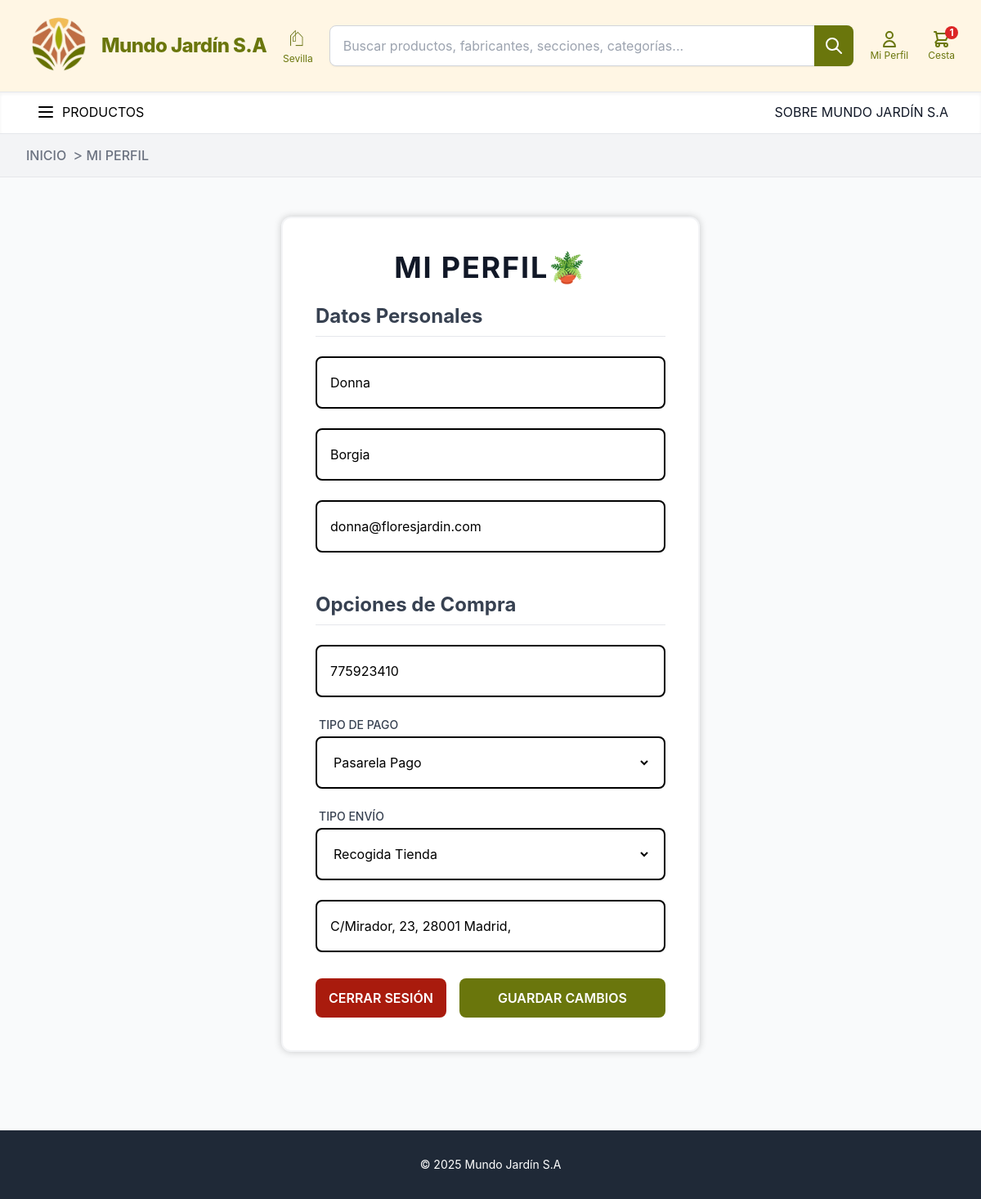
The page /perfil/ (signed in) on the database its author committed.
### home/models.py (models this page shows, shortened)
class Usuario(AbstractBaseUser, PermissionsMixin):
    nombre = models.CharField(max_length=200)
    apellidos = models.CharField(max_length=200)
    corre_electronico = models.EmailField(max_length=200, unique=True)
    password = models.CharField(max_length=128)
    objects = UsuarioManager()
    last_login = models.DateTimeField(null=True, blank=True)
    USERNAME_FIELD = 'corre_electronico'
    REQUIRED_FIELDS = ['nombre', 'apellidos']
    is_active = models.BooleanField(default=True)
    is_staff = models.BooleanField(default=False)
    is_superuser = models.BooleanField(default=False)
    @property
    def es_administrador(self):
        try:
            return self.administrador is not None
        except Administrador.DoesNotExist:
            return False

class UsuarioCliente(models.Model):
    usuario = models.OneToOneField(Usuario, on_delete=models.CASCADE)
    tipo_pago= models.CharField(max_length=20, choices=TipoPago.choices, default=TipoPago.PASARELA_PAGO)
    telefono = models.CharField(max_length=15, blank=True, null=True)
    direccion_envio = models.CharField(max_length=255, blank=True)
    tipo_envio= models.CharField(max_length=20, choices=TipoEnvio.choices, default=TipoEnvio.RECOGIDA_TIENDA)
    last_login = models.DateTimeField(null=True, blank=True)

### perfil/views.py (the view)
# urls.py: path('', views.mi_perfil, name='mi_perfil'),
@login_required
def mi_perfil(request):
    usuario_instancia = request.user
    if usuario_instancia.is_superuser or (hasattr(usuario_instancia, 'es_administrador') and usuario_instancia.es_administrador):
        messages.warning(request, "Eres Admin")
        return redirect('perfil:admin_perfil')
    perfil_cliente_instancia, creado = UsuarioCliente.objects.get_or_create(usuario=usuario_instancia)
    if request.method == 'POST':
        user_form = UsuarioForm(request.POST, instance=usuario_instancia)
        perfil_form = PerfilClienteForm(request.POST, instance=perfil_cliente_instancia)
        if user_form.is_valid() and perfil_form.is_valid():
            user_form.save()
            perfil_form.save()
            messages.success(request, "Perfil de Cliente actualizado correctamente.")
            return redirect('perfil:mi_perfil')
        else:
            messages.error(request, "Error al actualizar el perfil. Revisa los datos.")
    else:
        user_form = UsuarioForm(instance=usuario_instancia)
        perfil_form = PerfilClienteForm(instance=perfil_cliente_instancia)
    contexto_cliente = {
        'user_form': user_form,
        'perfil_form': perfil_form,
        'es_cliente': True,
    }
    return render(request, 'mi_perfil.html', contexto_cliente)

### perfil/forms.py
class UsuarioForm(forms.ModelForm):
    class Meta:
        model = Usuario
        fields = ('nombre', 'apellidos', 'corre_electronico')
        widgets = {
            'nombre': forms.TextInput(attrs={'placeholder': 'NOMBRE', 'class': 'w-full outline-none'}),
            'apellidos': forms.TextInput(attrs={'placeholder': 'APELLIDOS', 'class': 'w-full outline-none'}),
            'corre_electronico': forms.EmailInput(attrs={'placeholder': 'CORREO ELECTRÓNICO', 'class': 'w-full outline-none', 'readonly': 'readonly'}),
        }

class PerfilClienteForm(forms.ModelForm):
    class Meta:
        model = UsuarioCliente
        fields = ['telefono', 'tipo_pago', 'tipo_envio', 'direccion_envio']
        widgets = {
            'telefono': forms.TextInput(attrs={'placeholder': 'TELÉFONO', 'class': 'w-full outline-none'}),
            'direccion_envio': forms.TextInput(attrs={
                'placeholder': 'Ej: Calle Principal, 123, 28001 Madrid, España',
                'class': 'w-full outline-none border-none bg-transparent flex-1',
            }),
            'tipo_pago': forms.Select(attrs={'class': 'w-full outline-none border-none bg-transparent'}),
            'tipo_envio': forms.Select(attrs={'class': 'w-full outline-none border-none bg-transparent'}),
        }

### home/context_processors.py (called while the page is built)
def productos_en_cesta(request):
    total_items = 0
    if request.user.is_authenticated:
        try:
            cesta = CestaCompra.objects.get(usuario_cliente__usuario=request.user)
        except CestaCompra.DoesNotExist:
            cesta = None
    else:
        session_id = request.session.get("cesta_id")
        cesta = CestaCompra.objects.filter(session_id=session_id).first() if session_id else None
    if cesta:
        total_items = sum(item.cantidad for item in cesta.items.all())
    return {'total_items_cesta': total_items}

### perfil/templates/mi_perfil.html (shortened to what this page needs)
{% extends "base.html" %}
{% block breadcrumbs %}
    <li>
        <span class="text-lg text-gray-500">></span>
        <span class="text- font-medium text-gray-500 hover:text-[#bf7149]">
            MI PERFIL
        </span>
    </li>
{% endblock breadcrumbs %}
{% load static %}
{% block content %}
<main class="py-12 ">
    <div class="max-w-xl mx-auto px-4 sm:px-6 lg:px-8">
        <div class="bg-white p-8 md:p-10 rounded-xl shadow-hard-halo border-2 border-gray-100">
            <h1 class="text-4xl font-bold text-gray-900 mb-4 text-center tracking-wider">
            MI PERFIL🪴
        </h1>
            <form method="post" class="perfil-form space-y-6" id="perfil-form-guardar">
                <h3 class="text-2xl font-bold mb-4 border-b pb-2 text-gray-700">Datos Personales</h3>
                <div class="field-wrapper">
                    <div class="p-4 border-2 border-black rounded-lg bg-white shadow-sm flex items-center h-16">
                        {{ user_form.nombre }}
                    </div>
                </div>
                <div class="field-wrapper">
                    <div class="p-4 border-2 border-black rounded-lg bg-white shadow-sm flex items-center h-16">
                        {{ user_form.apellidos }}
                    </div>
                </div>
                <div class="field-wrapper">
                    <div class="p-4 border-2 border-black rounded-lg bg-white shadow-sm flex items-center h-16">
                        {{ user_form.corre_electronico }}
                    </div>
                </div>
                <h3 class="text-2xl font-bold mb-4 pt-6 border-b pb-2 text-gray-700">Opciones de Compra</h3>
                <div class="field-wrapper">
                    <div class="p-4 border-2 border-black rounded-lg bg-white shadow-sm flex items-center h-16">
                        {{ perfil_form.telefono }}
                    </div>
                </div>
                <div class="field-wrapper">
                    <label for="{{ perfil_form.tipo_pago.id_for_label }}" class="block text-sm font-medium text-gray-700 mb-1 ml-1">
                        TIPO DE PAGO
                    </label>
                    <div class="p-4 border-2 border-black rounded-lg bg-white shadow-sm flex items-center h-16">
                        {{ perfil_form.tipo_pago }}
                    </div>
                </div>
                <div class="field-wrapper">
                    <label for="{{ perfil_form.tipo_envio.id_for_label }}" class="block text-sm font-medium text-gray-700 mb-1 ml-1">
                        TIPO ENVÍO
                    </label>
                    <div class="p-4 border-2 border-black rounded-lg bg-white shadow-sm flex items-center h-16">
                        {{ perfil_form.tipo_envio }}
                    </div>
                </div>
                <div class="field-wrapper" id="direccion-envio-wrapper">
                    <div class="p-4 border-2 border-black rounded-lg bg-white shadow-sm flex items-center h-16">
                        {{ perfil_form.direccion_envio }}
                    </div>
                </div>
            </form>
            <div class="flex justify-between items-center pt-8 space-x-4">
                <form action="{% url 'inicio_sesion:logout' %}" method="post" class="inline">
                    <button type="submit"
                            class="flex-1 px-4 py-3 bg-[#A91B0D] text-white font-semibold rounded-lg hover:bg-red-700 transition duration-300">
                        CERRAR SESIÓN
                    </button>
                </form>
                <button type="submit" form="perfil-form-guardar"
                        class="flex-1 px-4 py-3 bg-[#6a760c] text-white font-semibold rounded-lg hover:bg-[#bf7149] transition duration-300">
                    GUARDAR CAMBIOS
                </button>
            </div>
            </div>
    </div>
</main>
{% endblock %}

### home/templates/base.html (style rules this page uses)
body { font-family: 'Inter', sans-serif; }
.shadow-hard-halo { box-shadow: 0 0 10px rgba(0, 0, 0, 0.2); }

### perfil/templates/mi_perfil.html (style rules this page uses)
.shadow-hard-halo { box-shadow: 0 0 10px rgba(0, 0, 0, 0.2); }

### rows shown on the page
Usuario: nombre "Donna", apellidos "Borgia", corre_electronico "donna@floresjardin.com"
UsuarioCliente: telefono "775923410", tipo_pago "Pasarela Pago", tipo_envio "Recogida Tienda", direccion_envio "C/Mirador, 23, 28001 Madrid,"

### other values the page prints
{{ total_items_cesta }} "1"
